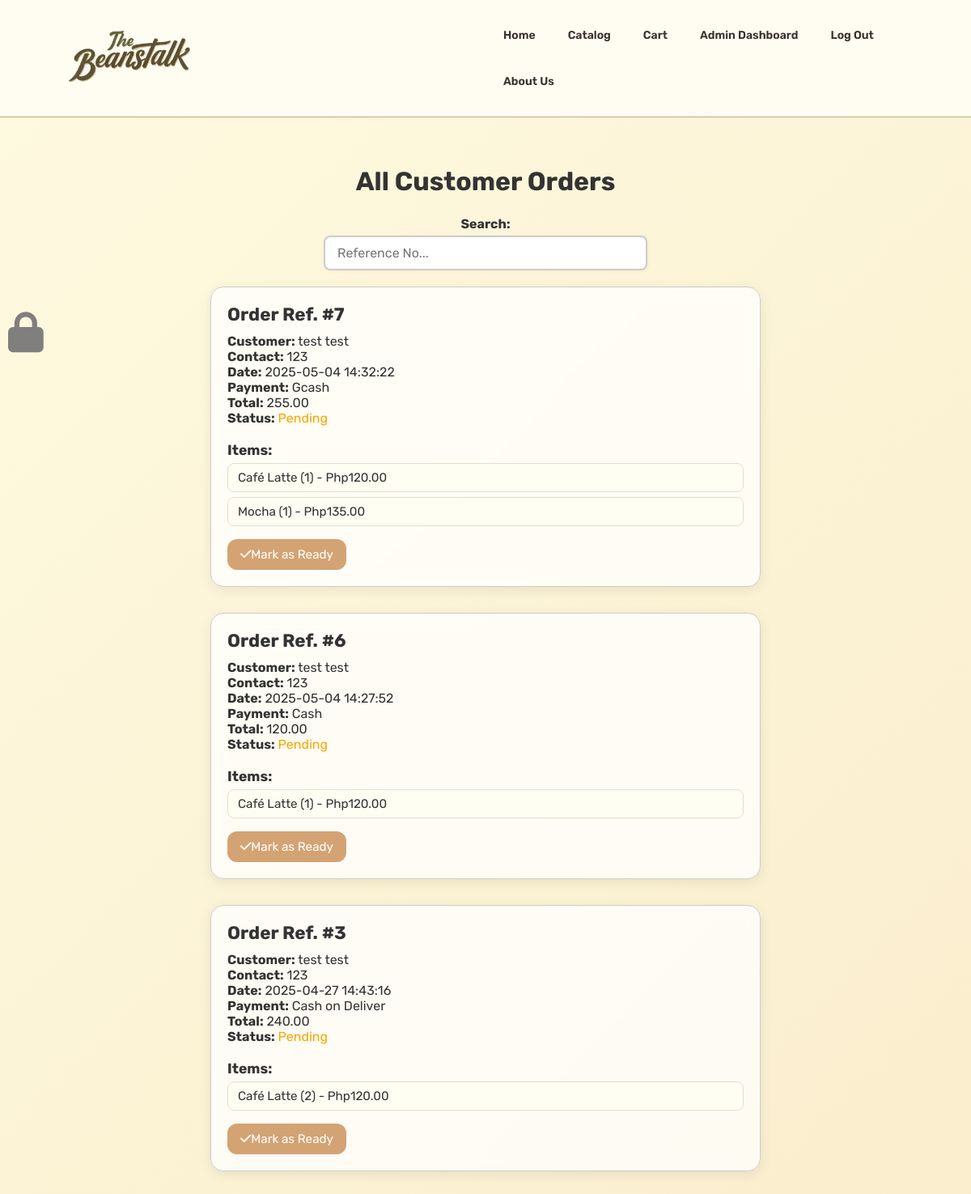
Page /employee/employee.php (signed in) on the committed database.
### tables this page shows
CREATE TABLE `customer_orders` (
  `orderID` int(11) NOT NULL,
  `customerID` int(11) NOT NULL,
  `orderDatetime` timestamp NOT NULL DEFAULT current_timestamp(),
  `totalAmount` decimal(10,2) NOT NULL,
  `paymentMethod` varchar(50) DEFAULT NULL,
  `contactNumber` varchar(20) DEFAULT NULL,
  `status` varchar(20) DEFAULT 'Pending'
);

CREATE TABLE `menu_items` (
  `itemID` int(11) NOT NULL,
  `name` varchar(100) NOT NULL,
  `description` text DEFAULT NULL,
  `price` decimal(10,2) NOT NULL,
  `stock` int(11) DEFAULT 0,
  `image` varchar(255) DEFAULT 'default.jpg',
  `created_at` timestamp NOT NULL DEFAULT current_timestamp()
);

CREATE TABLE `order_items` (
  `orderItemID` int(11) NOT NULL,
  `orderID` int(11) NOT NULL,
  `itemID` int(11) NOT NULL,
  `quantity` int(11) NOT NULL,
  `priceAtPurchase` decimal(10,2) NOT NULL
);

CREATE TABLE `customers` (
  `ID` int(11) NOT NULL,
  `FirstName` varchar(50) NOT NULL,
  `LastName` varchar(50) NOT NULL,
  `Email` varchar(100) NOT NULL,
  `Password` varchar(255) NOT NULL,
  `ContactNumber` varchar(20) NOT NULL,
  `Status` enum('active','disabled') NOT NULL DEFAULT 'active'
);

### includes/functions.inc.php (called while the page is built, shortened)
<?php
    function fetchCustomerOrders($conn) {
        $sql = "SELECT co.orderID, co.orderDatetime, co.totalAmount, co.paymentMethod, co.status, oi.orderItemID, mi.name AS itemName, oi.quantity, oi.priceAtPurchase, CONCAT(c.FirstName, ' ', c.LastName) AS customerName, c.Email AS customerEmail, c.ContactNumber AS customerPhone FROM customer_orders co JOIN order_items oi ON co.orderID = oi.orderID JOIN menu_items mi ON oi.itemID = mi.itemID JOIN customers c ON co.customerID = c.ID WHERE co.status != 'Cancelled' ORDER BY co.orderDatetime DESC";
        $stmt = mysqli_stmt_init($conn);
        if (!mysqli_stmt_prepare($stmt, $sql)) {
            die ("SQL error: " . mysqli_error($conn));
        }
        mysqli_stmt_execute($stmt);
        $result = mysqli_stmt_get_result($stmt);
        $orders = [];
        while ($row = mysqli_fetch_assoc($result)) {
            $orderID = $row["orderID"];
            if (!isset($orders[$orderID])) {
                $orders[$orderID] = [
                    'orderID' => $orderID,
                    'orderDateTime' => $row['orderDatetime'],
                    'totalAmount' => $row['totalAmount'],
                    'paymentMethod' => $row['paymentMethod'],
                    'status' => $row['status'],
                    'customerName' => $row['customerName'],
                    'customerEmail' => $row['customerEmail'],
                    'customerPhone' => $row['customerPhone'],
                    'items' => [],
                ];
            }
            $orders[$orderID]['items'][] = [
                'itemID' => $row['orderItemID'],
                'itemName' => $row['itemName'],
                'quantity' => $row['quantity'],
                'priceAtPurchase' => $row['priceAtPurchase'],
            ];
        }
        return $orders;
    }

### employee/employee.php (the view, shortened to what this page needs)
<?php
    include 'employeeHeader.php';
    require_once '../includes/dbh.inc.php';
    require_once '../includes/functions.inc.php';
    $orders = fetchCustomerOrders($conn);
?>
    <?php if (isset($_SESSION["userRole"]) && $_SESSION["userRole"] == "admin"): ?>
        <i class="fa-solid fa-lock" id="admin-button" style="display: block"></i>
    <?php endif; ?>
    <main class="employee-dashboard">
        <h1>All Customer Orders</h1>
        <h4 style="text-align: center;">Search:</h4>
        <input type="text" id="search" placeholder="Reference No..." autocomplete="off">
        <?php if (empty($orders)): ?>
            <p>No Customer Orders Found.</p>
        <?php else: ?>
            <?php foreach ($orders as $order): ?>
                <div class="order-card" data-order-id="<?= $order['orderID']; ?>" data-customer-name="<?= $order['customerName']; ?>">
                    <div class="order-info">
                        <h2>Order Ref. #<?= htmlspecialchars($order['orderID']); ?></h2>
                        <p><strong>Customer:</strong> <?= htmlspecialchars($order['customerName']); ?></p>
                        <p><strong>Contact:</strong> <?= htmlspecialchars($order['customerPhone']); ?></p>
                        <p><strong>Date:</strong> <?= htmlspecialchars($order['orderDateTime']); ?></p>
                        <p><strong>Payment:</strong> <?= htmlspecialchars($order['paymentMethod']); ?></p>
                        <p><strong>Total:</strong> <?= htmlspecialchars($order['totalAmount']); ?></p>
                        <?php if ($order['status'] === 'Pending'): ?>
                            <p><strong>Status:</strong> <span style="color: orange;"><?= htmlspecialchars($order['status']); ?></span></p>
                        <?php else: ?>
                            <p><strong>Status:</strong> <span style="color: green"><?= htmlspecialchars($order['status']); ?></span></p>
                        <?php endif; ?>
                    </div>
                    <div class="order-items">
                        <h3>Items:</h3>
                        <ul>
                            <?php foreach ($order['items'] as $item): ?>
                                <li><?= htmlspecialchars($item['itemName']) ?> (<?= $item['quantity']; ?>) - Php<?= number_format($item['priceAtPurchase'], 2); ?></li>
                            <?php endforeach; ?>
                        </ul>
                    </div>
                    <?php if ($order['status'] === 'Pending'): ?>
                        <form action="../includes/markReady.inc.php" method="POST">
                            <button type="submit" class="ready-btn"><i class="fa-solid fa-check"></i>Mark as Ready</button>
                        </form>
                    <?php endif; ?>
                </div>
            <?php endforeach; ?>
        <?php endif; ?>
    </main>
</body>
</html>

### employee/employee.css (style rules this page uses)
* { margin: 0; padding: 0; box-sizing: border-box; text-decoration: none; font-family: "Rubik", sans-serif; }
:root { --bg-color: #FEFAE8; --nav-header-color: #CCDSAE; --txt-color: #3B2F2F; --btn-color: #D4A373; --card-container-color: #E9EDC9; --accent-color: #FAEDCD; }
body { background: linear-gradient(135deg, #FEFAE0, #FAEDCD); color: #333; }
#admin-button { position: fixed; top: 25%; font-size: 50px; color: #817e7e; margin-left: 10px; cursor: pointer; }
.employee-dashboard { max-width: 720px; margin: 40px auto; padding: 20px; }
.employee-dashboard h1 { font-size: 2rem; margin-bottom: 1.5rem; text-align: center; }
.order-card { background: rgba(255, 255, 255, 0.75); backdrop-filter: blur(8px); border: 1px solid #ccc; border-radius: 16px; margin-bottom: 2rem; padding: 20px; box-shadow: 0 4px 16px rgba(0, 0, 0, 0.08); transition: transform 0.2s ease; }
.order-info h2 { font-size: 1.4rem; margin-bottom: 10px; }
.order-items h3 { margin-top: 20px; font-size: 1.1rem; }
.order-items ul { list-style: none; }
.order-items li { background: #fffef3; border: 1px solid #e6decf; padding: 8px 12px; margin: 6px 0; border-radius: 8px; font-size: 0.95rem; }
form { margin-top: 16px; }
.ready-btn { background-color: #D4A373; color: white; padding: 10px 16px; border: none; border-radius: 12px; font-size: 0.95rem; cursor: pointer; transition: background-color 0.3s ease; }
.ready-btn { margin-right: 6px; }
#search { display: block; width: 100%; max-width: 400px; margin: 5px auto 20px; padding: 10px 15px; font-size: 16px; border: 2px solid #ccc; border-radius: 8px; box-shadow: 1px 1px 5px rgba(0, 0, 0, 0.05); transition: border-color 0.3s ease, box-shadow 0.3s ease; }

### rows in the picture
customer_orders: menu_items.name "Café Latte", order_items.quantity "1", order_items.priceAtPurchase "120.00", menu_items.name "Mocha", order_items.priceAtPurchase "135.00"
customer_orders: orderID "6", customerName "test test", customerID.ContactNumber "123", orderDatetime "2025-05-04 14:27:52", paymentMethod "Cash", totalAmount "120.00", status "Pending", menu_items.name "Café Latte", order_items.quantity "1", order_items.priceAtPurchase "120.00"
customer_orders: orderID "3", customerName "test test", customerID.ContactNumber "123", orderDatetime "2025-04-27 14:43:16", paymentMethod "Cash on Deliver", totalAmount "240.00", status "Pending", menu_items.name "Café Latte", order_items.quantity "2", order_items.priceAtPurchase "120.00"

### other values in the picture
$order['orderID'] "7"
$order['customerName'] "test test"
$order['customerPhone'] "123"
$order['orderDateTime'] "2025-05-04 14:32:22"
$order['paymentMethod'] "Gcash"
$order['totalAmount'] "255.00"
$order['status'] "Pending"
